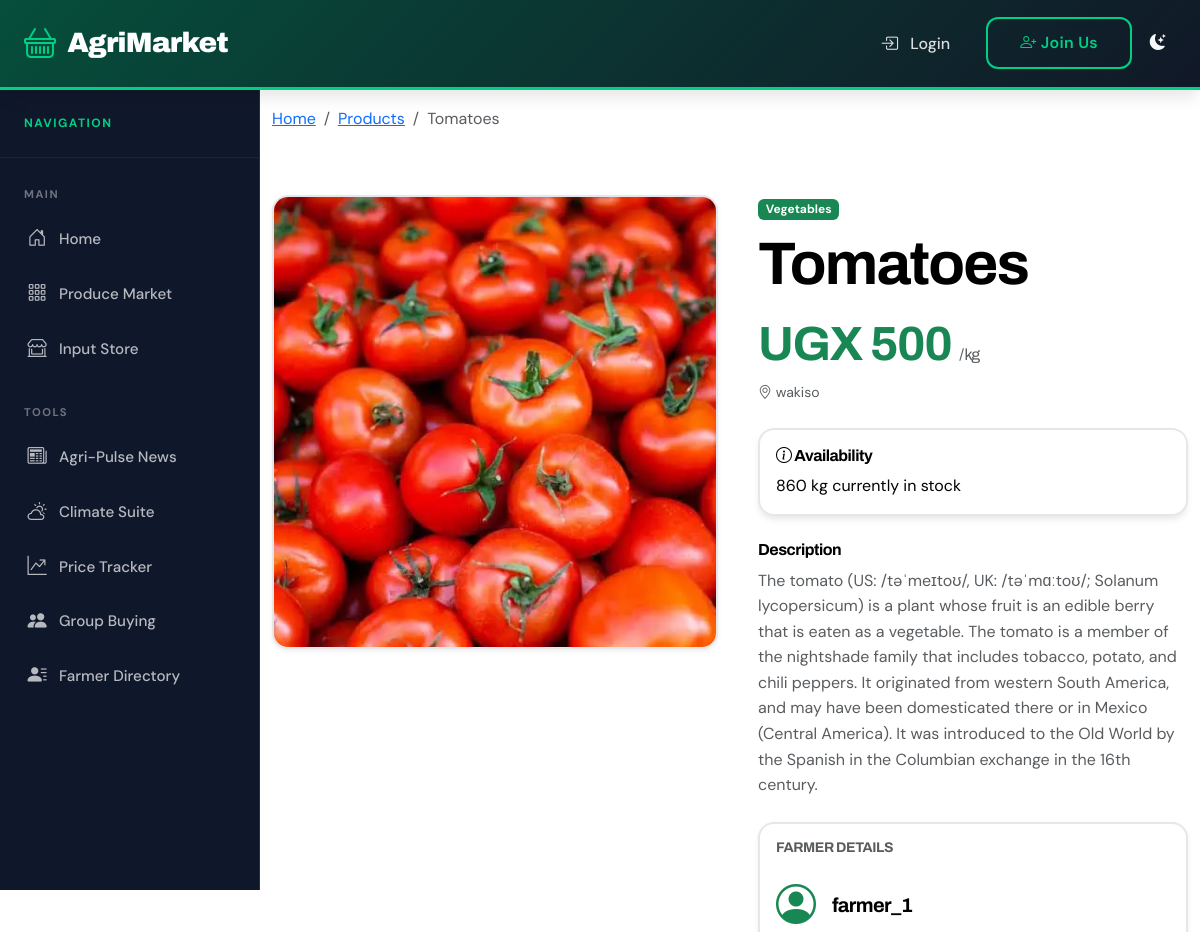
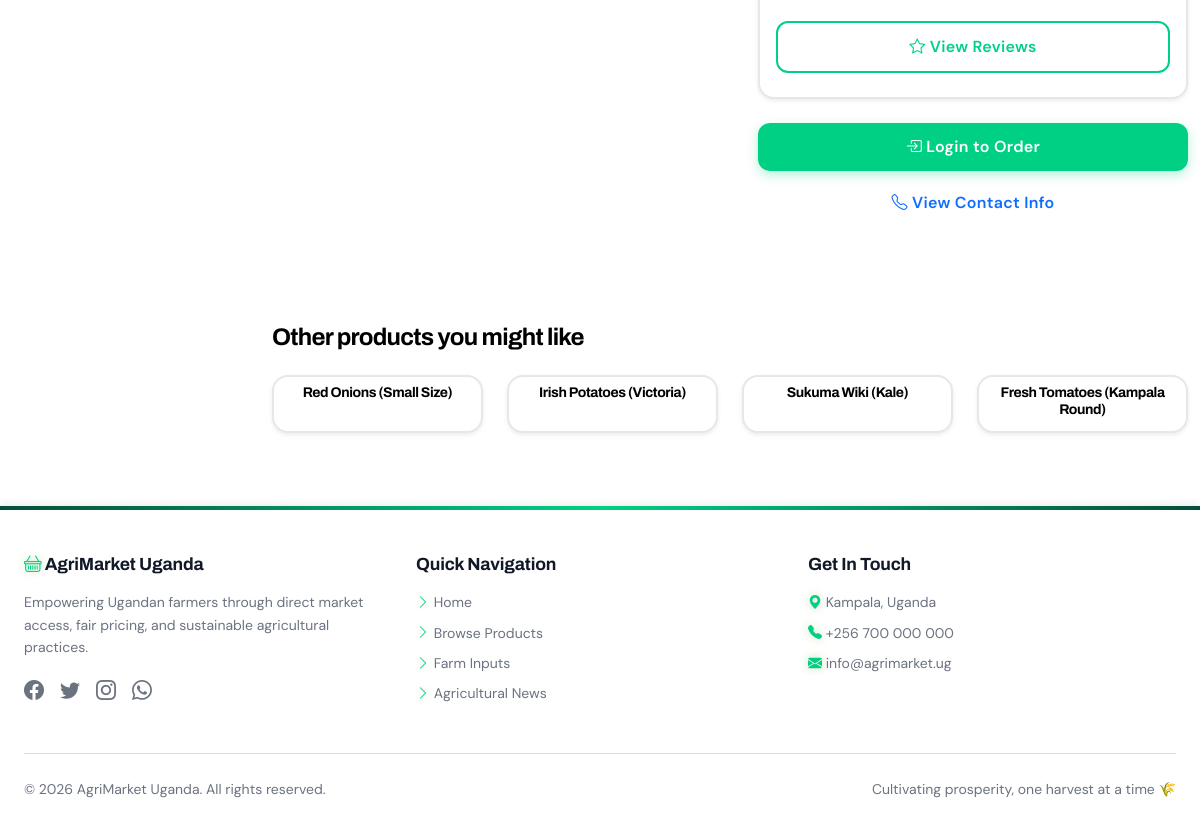
The page /products/1/ on the database its author committed (2 pictures, top to bottom).
### marketplace/models.py (models this page shows, shortened)
class Product(models.Model):
    STATUS_CHOICES = (
        ('available', 'Available'),
        ('out_of_stock', 'Out of Stock'),
        ('discontinued', 'Discontinued'),
    )
    UNIT_CHOICES = (
        ('kg', 'Kilogram'),
        ('bags', 'Bags'),
        ('bunches', 'Bunches'),
        ('pieces', 'Pieces'),
        ('liters', 'Liters'),
        ('tons', 'Tons'),
    )
    farmer = models.ForeignKey(
        User,
        on_delete=models.CASCADE,
        limit_choices_to={'user_type__in': ['farmer', 'business']},
        related_name='products',
        help_text="Farmer or business user who listed this product"
    )
    category = models.ForeignKey(
        Category,
        on_delete=models.SET_NULL,
        null=True,
        related_name='products'
    )
    name = models.CharField(
        max_length=200,
        help_text="Product name (e.g., Fresh Matooke)"
    )
    description = models.TextField(
        help_text="Detailed description of the product"
    )
    price = models.DecimalField(
        max_digits=10,
        decimal_places=2,
        help_text="Price per unit in UGX"
    )
    quantity = models.IntegerField(
        help_text="Available quantity"
    )
    unit = models.CharField(
        max_length=20,
        choices=UNIT_CHOICES,
        default='kg'
    )
    location = models.CharField(
        max_length=100,
        help_text="Where product is located (district/city)"
    )
    image = models.ImageField(
        upload_to='products/',
        blank=True,
        null=True,
        help_text="Main product image"
    )
    image2 = models.ImageField(
        upload_to='products/',
        blank=True,
        null=True,
        help_text="Additional image"
    )
    image3 = models.ImageField(
        upload_to='products/',
        blank=True,
        null=True,
        help_text="Additional image"
    )
    is_urgent = models.BooleanField(
        default=False,
        help_text="Mark as urgent sale (reduces post-harvest losses)"
    )
    urgent_discount = models.IntegerField(
        default=0,
        help_text="Discount percentage for urgent sales (0-50%)"
    )
    harvest_date = models.DateField(
        null=True,
        blank=True,
        help_text="When was this harvested"
    )
    status = models.CharField(
        max_length=20,
        choices=STATUS_CHOICES,
        default='available'
    )
    created_at = models.DateTimeField(auto_now_add=True)
    updated_at = models.DateTimeField(auto_now=True)
    class Meta:
        verbose_name = "Product"
        verbose_name_plural = "Products"
        ordering = ['-created_at']

class Category(models.Model):
    name = models.CharField(
        max_length=100,
        unique=True,
        help_text="Category name (e.g., Vegetables, Fruits)"
    )
    description = models.TextField(
        blank=True,
        help_text="Description of this category"
    )
    image = models.ImageField(
        upload_to='categories/',
        blank=True,
        null=True,
        help_text="Category icon/image"
    )
    created_at = models.DateTimeField(auto_now_add=True)
    class Meta:
        verbose_name = "Category"
        verbose_name_plural = "Categories"
        ordering = ['name']

### accounts/models.py (models this page shows, shortened)
class User(AbstractUser):
    USER_TYPES = (
        ('farmer', 'Farmer'),
        ('consumer', 'Consumer'),
        ('business', 'Business'),
        ('input_supplier', 'Input Supplier'),
        ('transporter', 'Transporter'),
    )
    user_type = models.CharField(max_length=20, choices=USER_TYPES)
    phone = models.CharField(max_length=15, blank=True)
    whatsapp_number = models.CharField(max_length=15, blank=True)
    location = models.CharField(max_length=100)
    address = models.TextField(blank=True)
    profile_picture = models.ImageField(upload_to='profiles/', blank=True, null=True)
    is_verified = models.BooleanField(default=False)
    created_at = models.DateTimeField(auto_now_add=True)
    district = models.CharField(
        max_length=100,
        choices=UGANDA_DISTRICT_CHOICES,
        blank=True
    )
    specialization = models.CharField(
        max_length=100,
        choices=SPECIALIZATION_CHOICES,
        blank=True
    )
    first_login = models.BooleanField(default=True)

### marketplace/views.py (the view)
# urls.py: path('products/<int:pk>/', views.product_detail, name='product_detail'),
def product_detail(request, pk):
    product = get_object_or_404(Product, pk=pk, status='available')
    related_products = Product.objects.filter(category=product.category, status='available').exclude(pk=pk)[:4]
    return render(request, 'marketplace/product_detail.html', {'product': product, 'related_products': related_products})

### templates/marketplace/product_detail.html (shortened to what this page needs)
{% extends 'base.html' %}
{% block content %}
<section class="bg-light py-3">
    <div class="container">
        <nav aria-label="breadcrumb">
            <ol class="breadcrumb mb-0">
                <li class="breadcrumb-item"><a href="{% url 'home' %}">Home</a></li>
                <li class="breadcrumb-item"><a href="{% url 'marketplace:product_list' %}">Products</a></li>
                <li class="breadcrumb-item active">{{ product.name }}</li>
            </ol>
        </nav>
    </div>
</section>
<section class="py-5">
    <div class="container">
        <div class="row g-4">
            <div class="col-md-6">
                <div class="card shadow-sm border-0">
                    {% if product.image %}
                        <img src="{{ product.image.url }}" class="card-img-top rounded" alt="{{ product.name }}" id="mainImage" style="height: 450px; object-fit: cover;">
                    {% else %}
                        <div class="card-img-top bg-secondary d-flex align-items-center justify-content-center" style="height: 450px;">
                            <i class="bi bi-image text-white" style="font-size: 5rem;"></i>
                        </div>
                    {% endif %}
                </div>
            </div>
            <div class="col-md-6">
                <div class="ps-md-3">
                    <span class="badge bg-success mb-2">{{ product.category.name }}</span>
                    <h1 class="fw-bold mb-3">{{ product.name }}</h1>
                    <div class="mb-4">
                        <h2 class="{% if product.is_urgent %}text-danger{% else %}text-success{% endif %} fw-bold">
                            UGX {{ product.price|floatformat:0 }}
                            <small class="text-muted fs-6 fw-normal">/ {{ product.unit }}</small>
                        </h2>
                        <p class="text-muted small"><i class="bi bi-geo-alt"></i> {{ product.location }}</p>
                    </div>
                    <div class="card border-0 bg-light mb-4">
                        <div class="card-body">
                            <h6 class="fw-bold"><i class="bi bi-info-circle"></i> Availability</h6>
                            <p class="mb-0">{{ product.quantity }} {{ product.unit }} currently in stock</p>
                        </div>
                    </div>
                    <div class="mb-4">
                        <h6 class="fw-bold">Description</h6>
                        <p class="text-muted">{{ product.description }}</p>
                    </div>
                    <div class="card shadow-sm border-0 mb-4">
                        <div class="card-body">
                            <h6 class="text-muted small text-uppercase fw-bold mb-3">Farmer Details</h6>
                            <div class="d-flex align-items-center mb-3">
                                <div class="flex-shrink-0">
                                    {% if product.farmer.profile_picture %}
                                        <img src="{{ product.farmer.profile_picture.url }}" class="rounded-circle" style="width:52px;height:52px;object-fit:cover;">
                                    {% else %}
                                        <i class="bi bi-person-circle fs-1 text-success"></i>
                                    {% endif %}
                                </div>
                                <div class="ms-3">
                                    <h5 class="mb-0">{{ product.farmer.username }}</h5>
                                </div>
                            </div>
                            <a href="{% url 'marketplace:farmer_reviews' product.farmer.id %}" class="btn btn-sm btn-outline-success w-100 mb-2">
                                <i class="bi bi-star"></i> View Reviews
                            </a>
                        </div>
                    </div>
                    <div class="d-grid gap-2">
                        {% if user.is_authenticated %}
                            {% if user != product.farmer %}
                                <a href="{% url 'orders:place_order' product.pk %}" class="btn btn-success btn-lg">
                                    <i class="bi bi-cart-plus"></i> Place Order
                                </a>
                                {% if product.farmer.whatsapp_number %}
                                <a href="https://wa.me/{{ product.farmer.whatsapp_number }}?text=Hi, I'm interested in {{ product.name }} from your farm."
                                   class="btn btn-outline-success btn-lg" target="_blank">
                                    <i class="bi bi-whatsapp"></i> Contact via WhatsApp
                                </a>
                                {% endif %}
                            {% else %}
                                <button class="btn btn-secondary btn-lg" disabled>
                                    <i class="bi bi-info-circle"></i> This is Your Product
                                </button>
                            {% endif %}
                        {% else %}
                            <a href="{% url 'accounts:login' %}" class="btn btn-success btn-lg">
                                <i class="bi bi-box-arrow-in-right"></i> Login to Order
                            </a>
                        {% endif %}
                        <button class="btn btn-outline-primary btn-lg" data-bs-toggle="modal" data-bs-target="#contactModal">
                            <i class="bi bi-telephone"></i> View Contact Info
                        </button>
                    </div>
                </div>
            </div>
        </div>
    </div>
</section>
{% if related_products %}
<section class="py-5 bg-light">
    <div class="container">
        <h4 class="mb-4">Other products you might like</h4>
        <div class="row">
            {% for related in related_products %}
            <div class="col-6 col-md-3 mb-4">
                <div class="card h-100 border-0 shadow-sm">
                    <div class="card-body p-2 text-center">
                        <h6 class="small mb-1">{{ related.name }}</h6>
                    </div>
                </div>
            </div>
            {% endfor %}
        </div>
    </div>
</section>
{% endif %}
{% endblock %}

### templates/base.html (style rules this page uses)
:root { --primary-black: #000000; --primary-white: #FFFFFF; --bright-green: #00D084; --bright-blue: #0EA5E9; --bright-orange: #FF6B35; --bright-purple: #A855F7; --bright-yellow: #FCD34D; --gray-50: #F9FAFB; --gray-100: #F3F4F6; --gray-200: #E5E7EB; --gray-300: #D1D5DB; --gray-600: #4B5563; --gray-900: #111827; --bg-primary: #FFFFFF; --bg-secondary: #F9FAFB; --text-primary: #000000; --text-secondary: #4B5563; --accent-primary: #00D084; --accent-secondary: #0EA5E9; --shadow-sm: 0 1px 2px 0 rgba(0, 0, 0, 0.05); --shadow-md: 0 4px 6px -1px rgba(0, 0, 0, 0.1); --shadow-lg: 0 10px 15px -3px rgba(0, 0, 0, 0.1); --shadow-xl: 0 20px 25px -5px rgba(0, 0, 0, 0.1); --glass-heavy: #ffffff; --glass-medium: #f9fafb; --glass-light: #ffffff; --glass-border: #e5e7eb; --dust-light: #6b7280; --cream-soft: #111827; --leaf-vibrant: #16a34a; --crop-fresh: #00D084; --fertile-green: #064e3b; --soil-medium: #f3f4f6; --clay-dark: #0f172a; --sky-bright: #38bdf8; --sun-glow: #FDB927; --harvest-gold: #FDB927; --shadow-glow: 0 0 20px rgba(0, 208, 132, 0.4); }
* { margin: 0; padding: 0; box-sizing: border-box; }
body { min-height: 100vh; display: flex; flex-direction: column; font-family: 'DM Sans', sans-serif; font-size: 1rem; line-height: 1.6; position: relative; overflow-x: hidden; background: var(--bg-primary); color: var(--text-primary); }
h1, h2, h3, h4, h5, h6 { font-family: 'Archivo', sans-serif; font-weight: 700; letter-spacing: -0.03em; line-height: 1.2; color: var(--text-primary); }
h1 { font-size: clamp(2.5rem, 5vw, 4rem); font-weight: 900; }
h2 { font-size: clamp(2rem, 4vw, 3rem); font-weight: 800; }
* { -webkit-font-smoothing: antialiased; -moz-osx-font-smoothing: grayscale; text-shadow: none !important; }
.card { background: var(--primary-white) !important; border: 2px solid var(--gray-200) !important; color: var(--text-primary) !important; transition: all 0.3s ease; border-radius: 16px; overflow: hidden; box-shadow: var(--shadow-md); }
.btn { border-radius: 12px; padding: 0.75rem 2rem; font-weight: 600; transition: all 0.3s ease; border: none; font-size: 1rem; letter-spacing: 0.3px; }
.btn-primary, .btn-success { background: var(--bright-green); color: var(--primary-white); box-shadow: 0 4px 12px rgba(0, 208, 132, 0.3); }
.btn-outline-success { background: transparent; border: 2px solid var(--bright-green); color: var(--bright-green); }
main, section, .bg-light, .bg-white, .container-fluid { background: transparent !important; }
html { scroll-behavior: smooth; }

### rows shown on the page
Product: name "Tomatoes", image (picture), category.name "Vegetables", price "500", unit "kg", location "wakiso", quantity "860", description "The tomato (US: /təˈmeɪtoʊ/, UK: /təˈmɑːtoʊ/; Solanum lycopersicum) is a plant whose fruit is an edible berry that is eaten as a vegetable. The tomato is a member of the nightshade family that includes tobacco, potato, and chili peppers. It originated from western South America, and may have been domesticated there or in Mexico (Central America). It was introduced to the Old World by the Spanish in the Columbian exchange in the 16th century.", farmer.username "farmer_1"
Product: name "Red Onions (Small Size)"
Product: name "Irish Potatoes (Victoria)"
Product: name "Sukuma Wiki (Kale)"
Product: name "Fresh Tomatoes (Kampala Round)"
